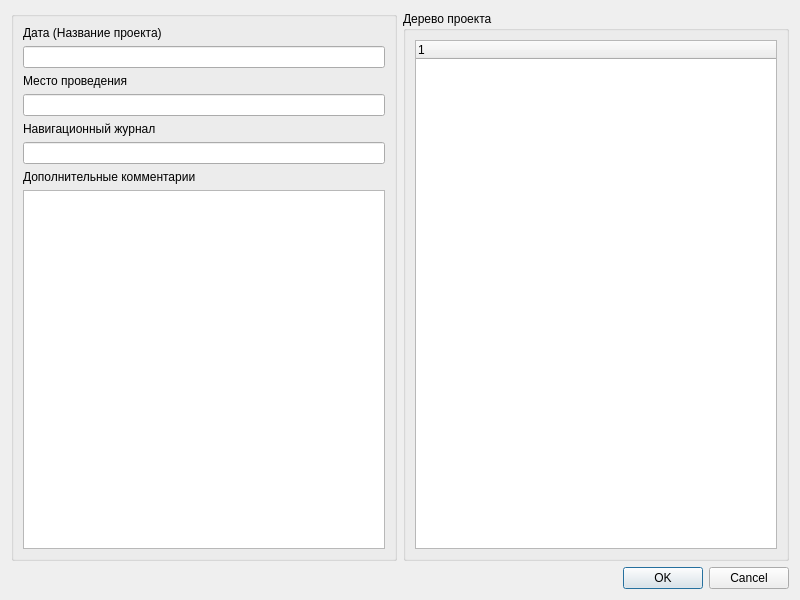
<?xml version="1.0" encoding="UTF-8"?>
<ui version="4.0">
 <class>ProjectDialog</class>
 <widget class="QDialog" name="ProjectDialog">
  <property name="geometry">
   <rect>
    <x>0</x>
    <y>0</y>
    <width>800</width>
    <height>600</height>
   </rect>
  </property>
  <property name="sizePolicy">
   <sizepolicy hsizetype="Fixed" vsizetype="Preferred">
    <horstretch>0</horstretch>
    <verstretch>0</verstretch>
   </sizepolicy>
  </property>
  <property name="font">
   <font>
    <family>Segoe UI</family>
    <pointsize>9</pointsize>
   </font>
  </property>
  <property name="windowTitle">
   <string>Свойства проекта полёта</string>
  </property>
  <layout class="QVBoxLayout" name="verticalLayout_2">
   <item>
    <layout class="QHBoxLayout" name="horizontalLayout">
     <item>
      <layout class="QVBoxLayout" name="verticalLayout">
       <item>
        <widget class="QGroupBox" name="groupBox_3">
         <property name="title">
          <string/>
         </property>
         <layout class="QVBoxLayout" name="verticalLayout_3">
          <item>
           <widget class="QLabel" name="label">
            <property name="text">
             <string>Дата (Название проекта)</string>
            </property>
           </widget>
          </item>
          <item>
           <widget class="QLineEdit" name="lineEdit_date"/>
          </item>
          <item>
           <widget class="QLabel" name="label_2">
            <property name="text">
             <string>Место проведения</string>
            </property>
           </widget>
          </item>
          <item>
           <widget class="QLineEdit" name="lineEdit_location"/>
          </item>
          <item>
           <widget class="QLabel" name="label_4">
            <property name="text">
             <string>Навигационный журнал</string>
            </property>
           </widget>
          </item>
          <item>
           <widget class="QLineEdit" name="lineEdit_navigation"/>
          </item>
          <item>
           <widget class="QLabel" name="label_3">
            <property name="text">
             <string>Дополнительные комментарии</string>
            </property>
           </widget>
          </item>
          <item>
           <widget class="QPlainTextEdit" name="plainTextEdit_description"/>
          </item>
         </layout>
        </widget>
       </item>
      </layout>
     </item>
     <item>
      <widget class="QGroupBox" name="groupBox">
       <property name="maximumSize">
        <size>
         <width>16777215</width>
         <height>16777215</height>
        </size>
       </property>
       <property name="title">
        <string>Дерево проекта</string>
       </property>
       <layout class="QGridLayout" name="gridLayout_2">
        <item row="0" column="0">
         <widget class="QTreeWidget" name="treeWidget">
          <column>
           <property name="text">
            <string notr="true">1</string>
           </property>
          </column>
         </widget>
        </item>
       </layout>
      </widget>
     </item>
    </layout>
   </item>
   <item>
    <widget class="QDialogButtonBox" name="buttonBox">
     <property name="orientation">
      <enum>Qt::Horizontal</enum>
     </property>
     <property name="standardButtons">
      <set>QDialogButtonBox::Cancel|QDialogButtonBox::Ok</set>
     </property>
    </widget>
   </item>
  </layout>
 </widget>
 <resources/>
 <connections>
  <connection>
   <sender>buttonBox</sender>
   <signal>accepted()</signal>
   <receiver>ProjectDialog</receiver>
   <slot>accept()</slot>
   <hints>
    <hint type="sourcelabel">
     <x>248</x>
     <y>254</y>
    </hint>
    <hint type="destinationlabel">
     <x>157</x>
     <y>274</y>
    </hint>
   </hints>
  </connection>
  <connection>
   <sender>buttonBox</sender>
   <signal>rejected()</signal>
   <receiver>ProjectDialog</receiver>
   <slot>reject()</slot>
   <hints>
    <hint type="sourcelabel">
     <x>316</x>
     <y>260</y>
    </hint>
    <hint type="destinationlabel">
     <x>286</x>
     <y>274</y>
    </hint>
   </hints>
  </connection>
 </connections>
</ui>
